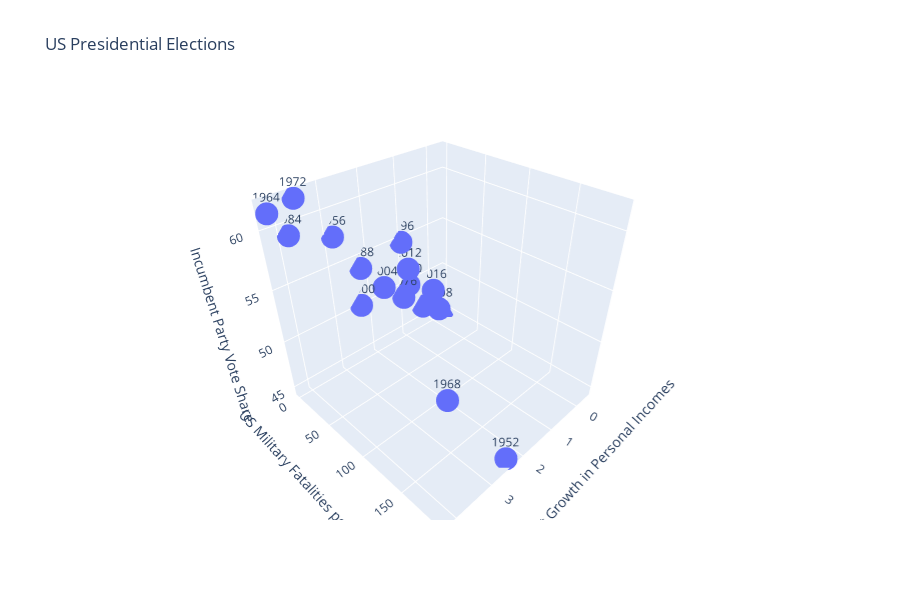

Here is the notebook cell this chart was saved with:
### Code cell
px.scatter_3d(
df,
x = 'Average Recent Growth in Personal Incomes',
y = 'US Military Fatalities per Million',
z = 'Incumbent Party Vote Share',
text = 'Year',
title = 'US Presidential Elections')

### Figure 1 — Plotly figure (JSON) as saved in the notebook; plotly's stock layout.template omitted (floating-point values rounded to 4 significant figures)
{"data": [{"hoverlabel": {"namelength": 0}, "hovertemplate": "Average Recent Growth in Personal Incomes=%{x}<br>US Military Fatalities per Million=%{y}<br>Incumbent Party Vote Share=%{z}<br>Year=%{text}", "legendgroup": "", "marker": {"color": "#636efa", "symbol": "circle"}, "mode": "markers+text", "name": "", "scene": "scene", "showlegend": false, "text": [1952, 1956, 1960, 1964, 1968, 1972, 1976, 1980, 1984, 1988, 1992, 1996, 2000, 2004, 2008, 2012, 2016], "type": "scatter3d", "x": [2.4, 2.89, 0.85, 4.21, 3.02, 3.62, 1.08, -0.39, 3.86, 2.27, 0.38, 1.04, 2.36, 1.72, 0.1, 0.95, 0.1], "y": [190, 0, 0, 1, 146, 0, 2, 0, 0, 0, 0, 0, 0, 4, 14, 5, 5], "z": [44.6, 57.76, 49.91, 61.34, 49.6, 61.79, 48.95, 44.7, 59.17, 53.94, 46.55, 54.74, 50.27, 51.24, 46.32, 52, 48.2]}], "layout": {"height": 600, "legend": {"tracegroupgap": 0}, "scene": {"domain": {"x": [0, 0.98], "y": [0, 1]}, "xaxis": {"title": {"text": "Average Recent Growth in Personal Incomes"}}, "yaxis": {"title": {"text": "US Military Fatalities per Million"}}, "zaxis": {"title": {"text": "Incumbent Party Vote Share"}}}, "title": {"text": "US Presidential Elections"}}}
